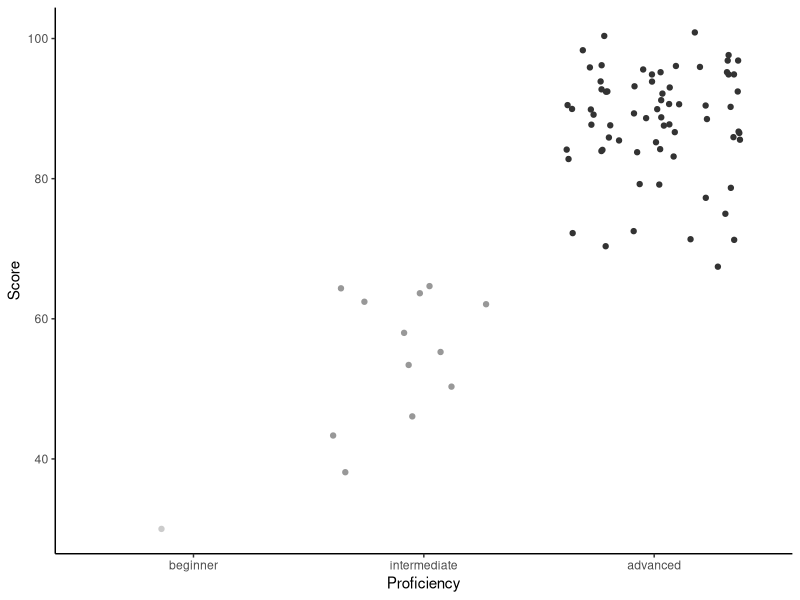
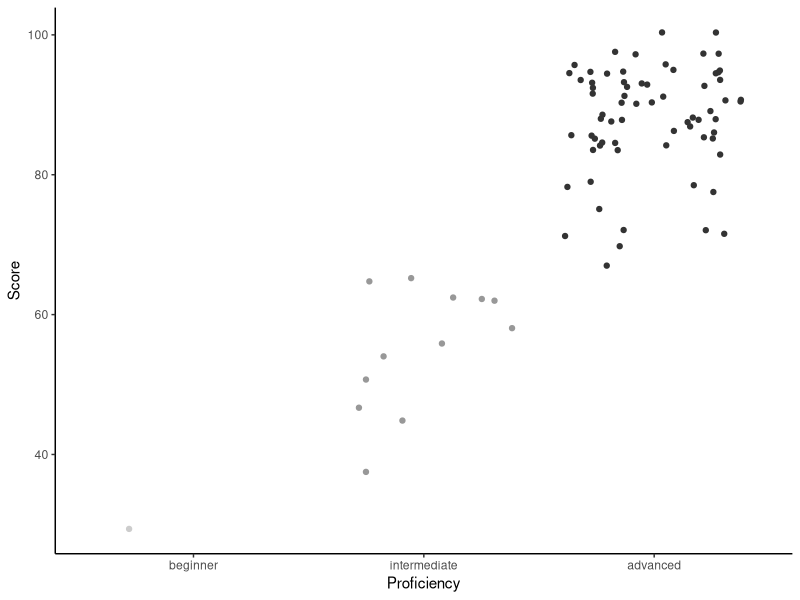

The R source for these figures, in order:
#DESCRIPTION OF DEMOGRAPHICS FOR SECTION 4.1. OF KOCHER 2025
library(ggplot2)
library(here) #TI: Added

#DATA #TI: Typo
#setwd("C:/Dokumente/MASTER/Köln/5_6_Semester/thesis/OSF_Kocher/Analysis")

#datanative<-read.csv("Data/datanatives.csv", stringsAsFactors = TRUE)
datanative<-read.csv(here("1_Reproduction_Kocher", "Analysis", "Data", "datanatives.csv"), stringsAsFactors = TRUE)

#datal2<-read.csv("Data/datal2s.csv", stringsAsFactors = TRUE)
datal2<-read.csv(here("1_Reproduction_Kocher", "Analysis", "Data", "datal2s.csv"), stringsAsFactors = TRUE)

#PROFICIENCY
aggregate(datal2$Score, by=list(datal2$Proficiency), FUN=range)
aggregate(datal2$Score, by=list(datal2$Proficiency), FUN=mean)



#SCORES BY PROFICIENCY GROUP
demodata<-cbind(aggregate(datal2$Proficiency, by=list(datal2$Textnr), unique),aggregate(datal2$Score, by=list(datal2$Textnr), unique)[,2])
#View(demodata)
colnames(demodata)<-c("Textnr","Proficiency1","Score")
demodata$Proficiency<- "advanced"
head(demodata)
demodata[demodata$Score<33, ]$Proficiency<-"beginner"
demodata[demodata$Score>33 & demodata$Score<66, ]$Proficiency<-"intermediate"
demodata$Proficiency <- factor(demodata$Proficiency, levels = c("beginner", "intermediate", "advanced"))

#FIGURE
pdf("1_Reproduction_Kocher/Analysis/Figures/scores.pdf", height = 5, width = 5)

ggplot(demodata, aes(y=Score, x=Proficiency, color=Proficiency), ylim=c(0,100))+
geom_jitter()+
theme_classic() +scale_color_grey(start=0.8, end=0.2) + theme(legend.position = "none") 

dev.off()

#Saving plot as png in addition to saving it as a pdf document #TI: added

ggsave("1_Reproduction_Kocher/Analysis/Figures/scores.png",
  plot = ggplot(demodata, aes(y=Score, x=Proficiency, color=Proficiency), ylim=c(0,100))+
    geom_jitter()+
    theme_classic() +scale_color_grey(start=0.8, end=0.2) + theme(legend.position = "none"),
  width = 5,
  height = 5,
  dpi = 300
)
